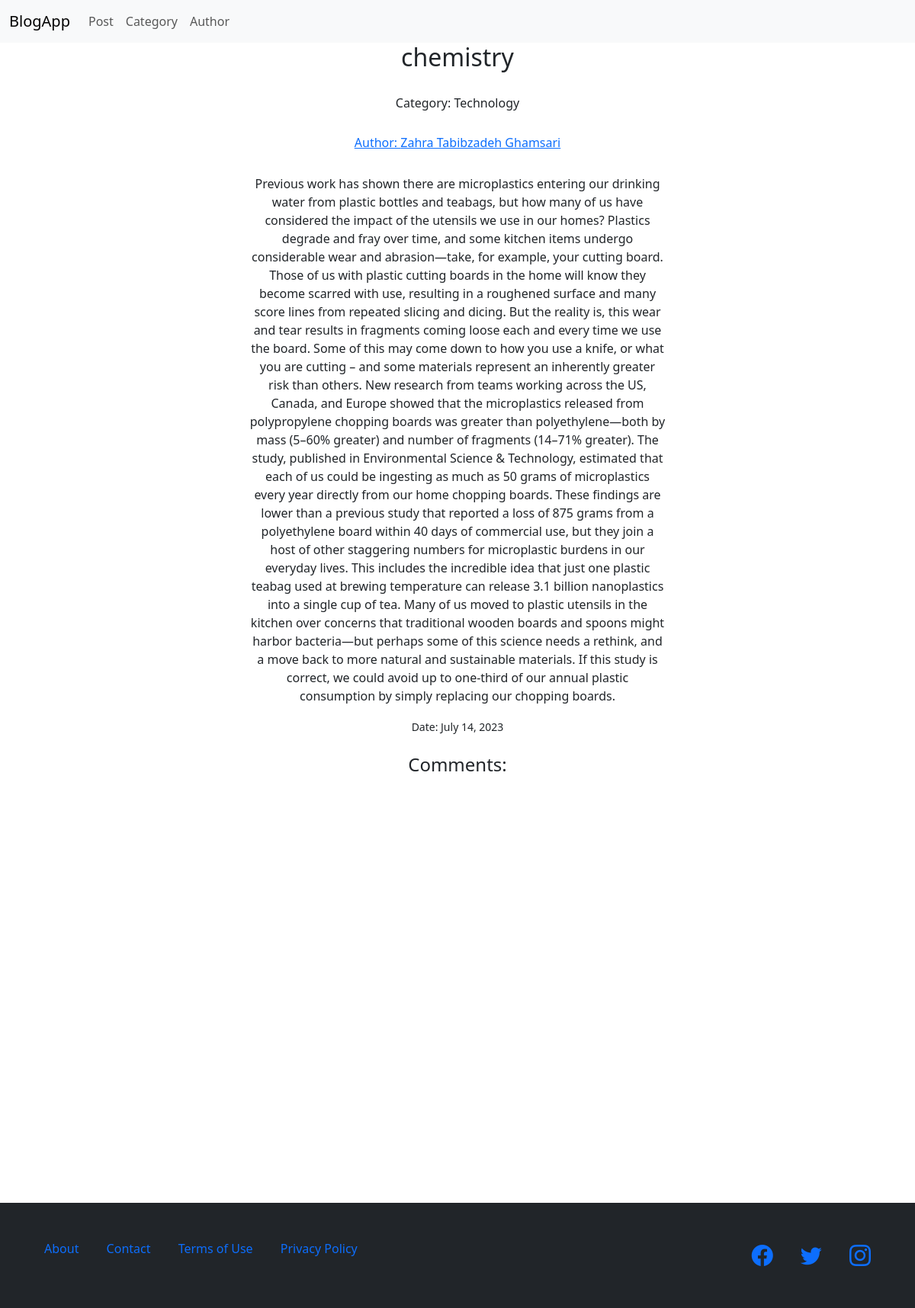
Page /posts/4/ on the earlier database version.
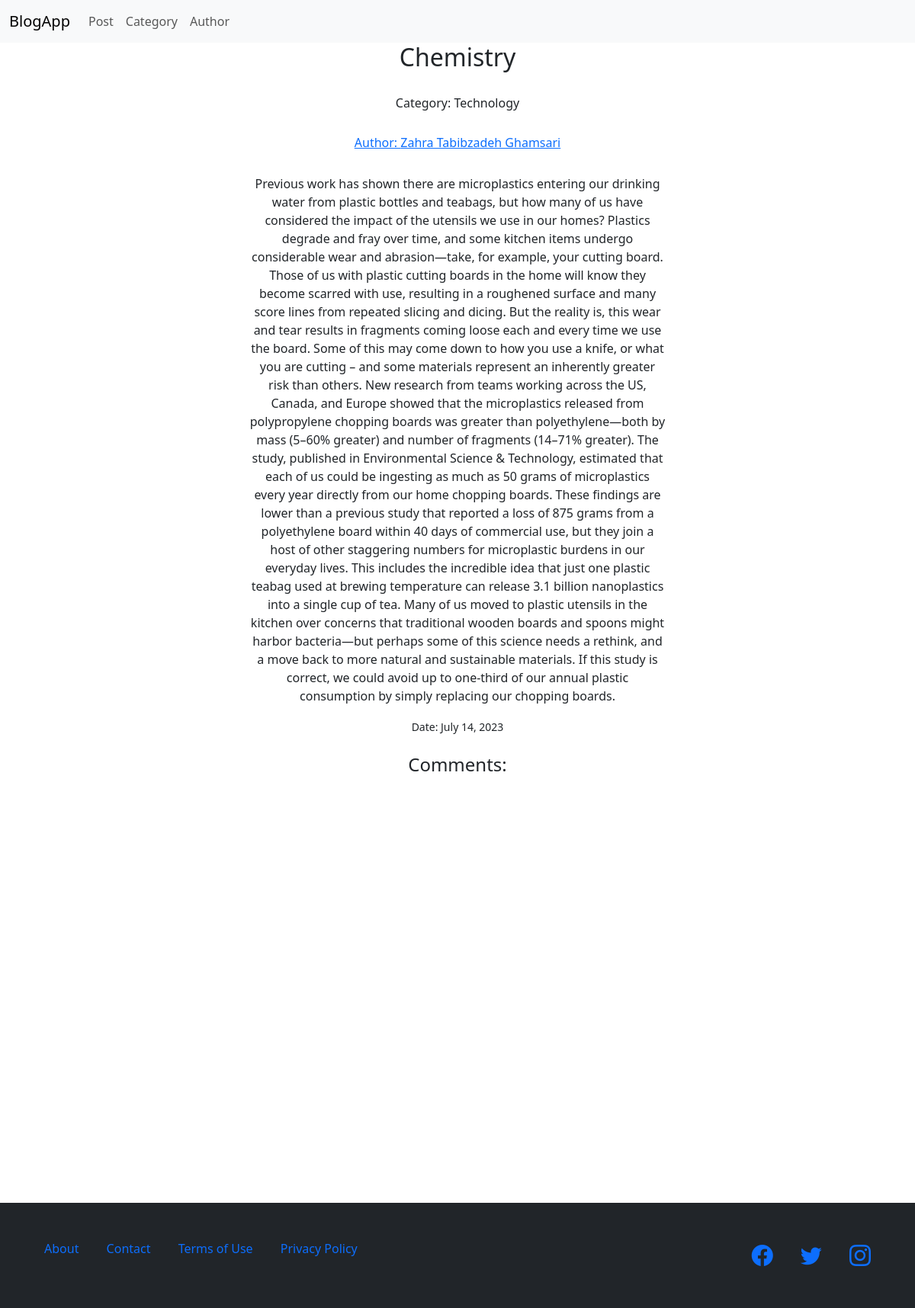
Same page on the later database version.
### BlogApp/models.py (models this page shows, shortened)
class Post(models.Model):
    title = models.CharField(max_length=200)
    content = models.TextField()
    author = models.ForeignKey(
        Author,
        on_delete=models.CASCADE
    )
    Category = models.ForeignKey(
        Category,
        on_delete=models.CASCADE
    )
    date = models.DateField(auto_now_add=True)

class Category(models.Model):
    name = models.CharField(max_length=200)
    description = models.TextField()

class Author(models.Model):
    name = models.CharField(max_length=200)
    bio = models.TextField()
    pic = models.ImageField(upload_to = 'images/', default='default_pic.jpg')

### BlogApp/views.py (the view)
# urls.py: path('posts/<int:post_id>/', views.post_details),
def post_details(request, post_id):
    detail = get_object_or_404(Post, id = post_id)
    comment = list(Comment.objects.all())
    res2 = list()
    for item in comment:
        if item.post.title == detail.title:
            res2.append(item)
    return render(request, 'post_details.html', {'detail': detail , 'comment':res2})

### template/post_details.html (shortened to what this page needs)
{% extends 'base.html' %}
{% block content %}
<div class="text-center">
    <h2>{{ detail.title }}</h2>
    <br>
    <h6>Category: {{ detail.Category.name }}</h6>
    <br>
    <a href="{% url 'authors_detail' detail.author.id %}">
        <h6>Author: {{ detail.author.name }}</h6>
    </a>
    <br>
    <div class="container">
        <div class="row">
            <div class="col-3">
            </div>
            <div class="col-6">
                <p>{{ detail.content }}</p>
            </div>
            <div class="col-3">
            </div>
        </div>
    </div>
    <small>Date: {{ detail.date }}</small>
    <br>
    <br>
    <div>
        <h4>Comments:</h4>
        <br>
    </div>
</div>
{%endblock%}

Differences in the rows shown:
changed Post "Technology": title "chemistry" → "Chemistry"
